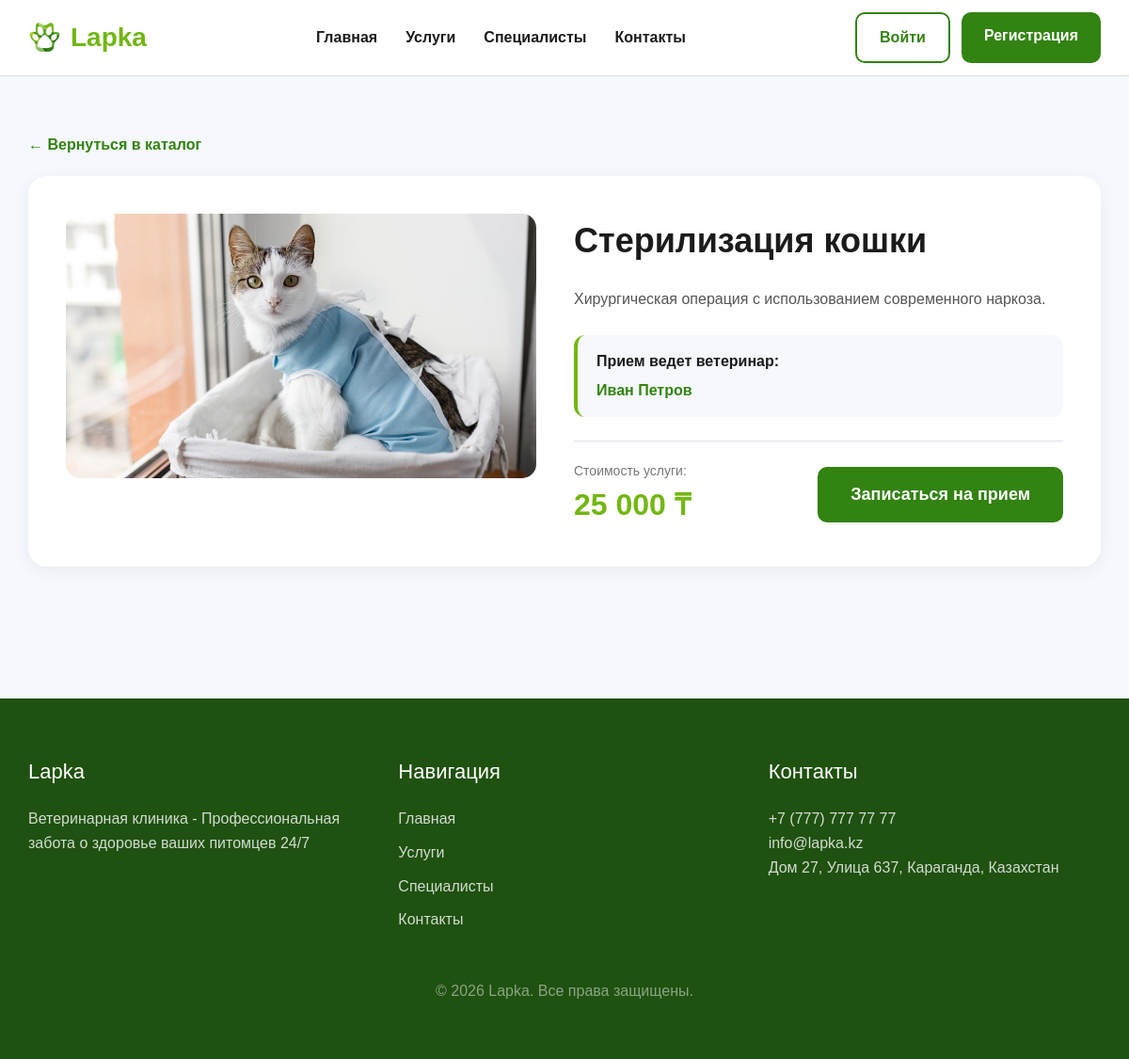
Screenshot of /detail.php?id=3 with the database file from the repository.
### tables this page shows
CREATE TABLE `services` (
  `id` int NOT NULL,
  `name` varchar(150) NOT NULL,
  `description` text,
  `price` int NOT NULL,
  `image` varchar(100) NOT NULL,
  `doctor_id` int DEFAULT NULL
);

CREATE TABLE `doctors` (
  `id` int NOT NULL,
  `name` varchar(100) NOT NULL,
  `specialty` varchar(100) NOT NULL
);

### detail.php (the view, shortened to what this page needs)
<?php
require_once 'config/db.php';
$id = intval($_GET['id'] ?? 0);
$stmt = $pdo->prepare("
    SELECT services.*, doctors.name AS doctor_name
    FROM services
    LEFT JOIN doctors ON services.doctor_id = doctors.id
    WHERE services.id = ?
");
$stmt->execute([$id]);
$service = $stmt->fetch();
?>
<!DOCTYPE html>
<html lang="ru">
<head>
  <link rel="stylesheet" href="css/style.css">
</head>
<body>
<?php include 'includes/header.php'; ?>
<main class="container" style="padding: 60px 0;">
  <a href="catalog.php" style="color: #328312; text-decoration: none; font-weight: bold; display: inline-block; margin-bottom: 20px;">&larr; Вернуться в каталог</a>
  <div class="detail-wrapper" style="display: flex; gap: 40px; background: white; padding: 40px; border-radius: 20px; box-shadow: 0 4px 18px rgba(0,0,0,0.06);">
    <div class="detail-image" style="flex: 1; max-width: 500px;">
      <img src="<?= htmlspecialchars($service['image']) ?>" alt="<?= htmlspecialchars($service['name']) ?>" onerror="this.onerror=null; this.src='https://via.placeholder.com/500x350?text=Услуга';" style="width: 100%; height: auto; border-radius: 15px; object-fit: cover;">
    </div>
    <div class="detail-info" style="flex: 1; display: flex; flex-direction: column;">
      <h1 style="font-size: 36px; margin-bottom: 20px; color: #1b1b1b;"><?= htmlspecialchars($service['name']) ?></h1>
      <p style="font-size: 16px; color: #555; line-height: 1.7; margin-bottom: 25px;">
        <?= htmlspecialchars($service['description']) ?>
      </p>
      <div style="background: #f5f8fc; padding: 15px 20px; border-radius: 12px; margin-bottom: 25px; border-left: 4px solid #73B713;">
        <h4 style="margin-bottom: 5px; color: #1b1b1b;">Прием ведет ветеринар:</h4>
        <p style="font-weight: bold; color: #328312; font-size: 16px;">
          <?= htmlspecialchars($service['doctor_name'] ?? 'Дежурный врач клиники') ?>
        </p>
      </div>
      <div style="margin-top: auto; display: flex; align-items: center; justify-content: space-between; border-top: 1px solid #dce3ea; padding-top: 20px;">
        <div>
          <span style="font-size: 14px; color: #777; display: block;">Стоимость услуги:</span>
          <span style="color: #73B713; font-size: 32px; font-weight: bold;"><?= number_format($service['price'], 0, '.', ' ') ?> ₸</span>
        </div>
        <a href="book.php?id=<?= $service['id'] ?>" class="btn btn-primary" style="padding: 15px 35px; font-size: 18px;">Записаться на прием</a>
      </div>
    </div>
  </div>
</main>
<?php include 'includes/footer.php'; ?>
</body>
</html>

### css/style.css (style rules this page uses)
* { margin: 0; padding: 0; box-sizing: border-box; }
body { font-family: Arial, sans-serif; background: #f5f8fc; color: #1b1b1b; line-height: 1.6; }
.container { width: 1200px; max-width: 95%; margin: 0 auto; }
.btn { padding: 12px 24px; border-radius: 10px; text-decoration: none; font-weight: bold; transition: 0.2s; display: inline-block; }
.btn-primary { background: #328312; color: white; }

### rows the page displays
services: image (picture), name "Стерилизация кошки", description "Хирургическая операция с использованием современного наркоза.", doctor.name "Иван Петров", price "25 000"
